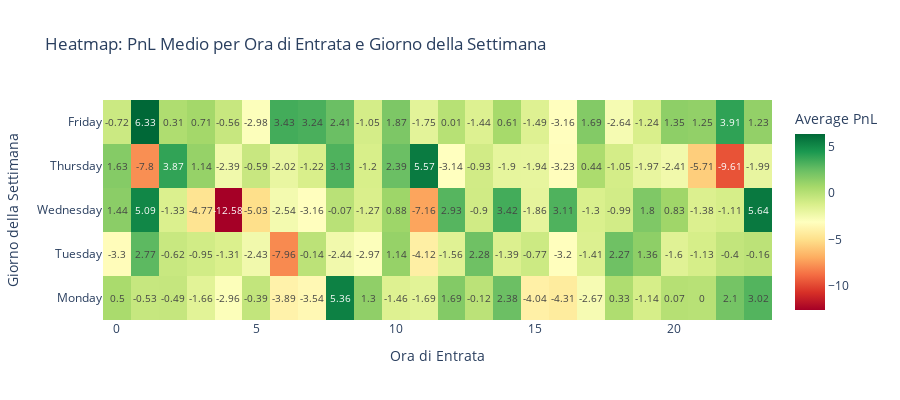
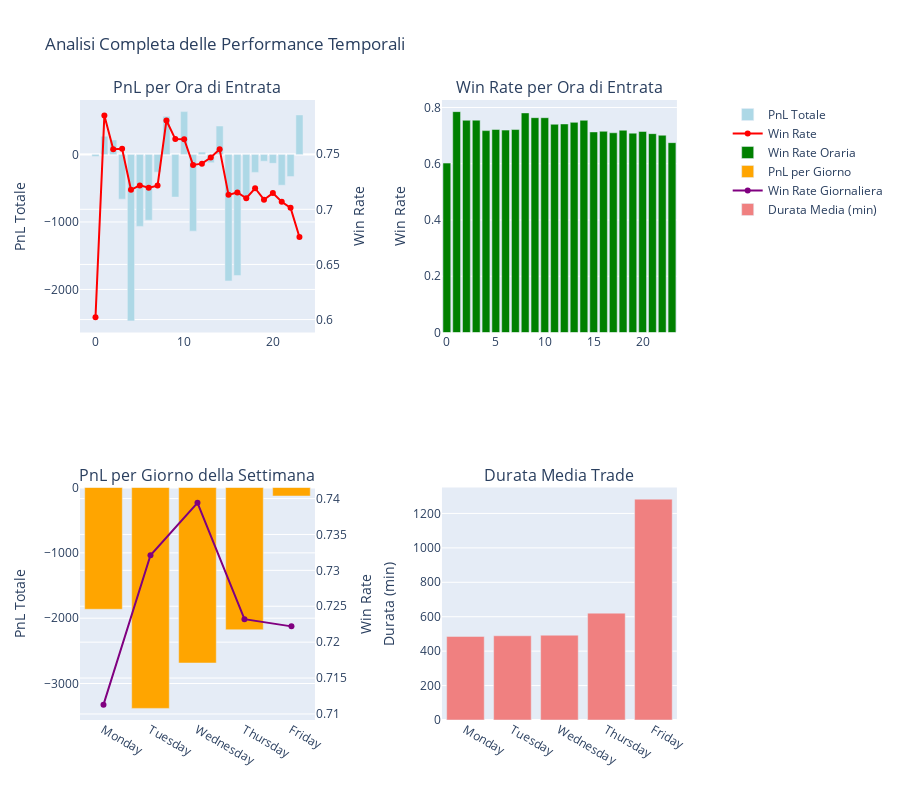
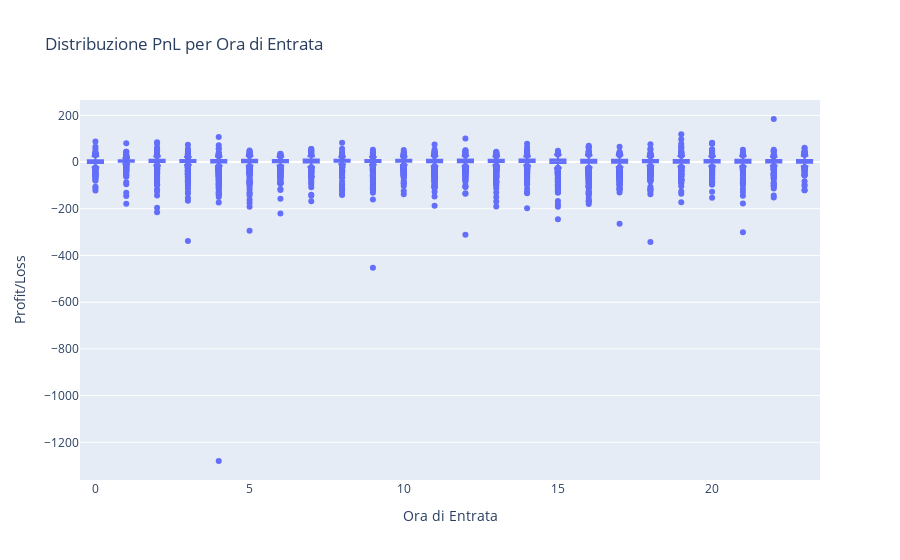
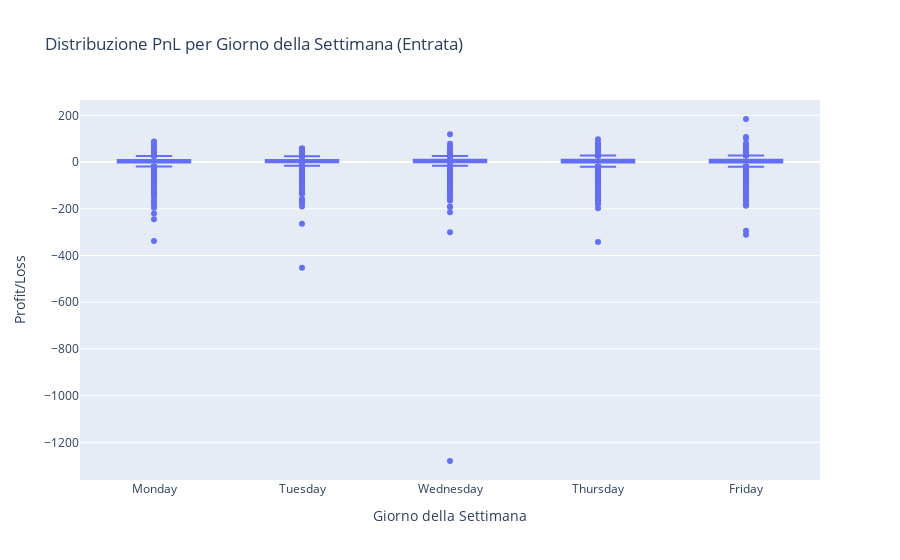

Notebook source saved alongside these figures, in order:
### Code cell
if not trades_df.empty:
    # 1. Heatmap del PnL medio per ora di entrata e giorno della settimana
    pivot_data = trades_analysis.groupby(['entry_day_of_week_num', 'entry_hour'])['PnL'].mean().reset_index()
    pivot_matrix = pivot_data.pivot(index='entry_day_of_week_num', columns='entry_hour', values='PnL')
    
    # Sostituisci i numeri dei giorni con i nomi
    day_names = ['Monday', 'Tuesday', 'Wednesday', 'Thursday', 'Friday', 'Saturday', 'Sunday']
    pivot_matrix.index = [day_names[i] if i < len(day_names) else f'Day_{i}' for i in pivot_matrix.index]
    
    fig_heatmap = go.Figure(data=go.Heatmap(
        z=pivot_matrix.values,
        x=pivot_matrix.columns,
        y=pivot_matrix.index,
        colorscale='RdYlGn',
        colorbar=dict(title="Average PnL"),
        hoverongaps=False,
        text=pivot_matrix.values.round(2),
        texttemplate="%{text}",
        textfont={"size": 10}
    ))
    
    fig_heatmap.update_layout(
        title="Heatmap: PnL Medio per Ora di Entrata e Giorno della Settimana",
        xaxis_title="Ora di Entrata",
        yaxis_title="Giorno della Settimana",
        height=400
    )
    
    fig_heatmap.show()
    
    # 2. Grafici multipli con subplots
    fig = make_subplots(
        rows=2, cols=2,
        subplot_titles=('PnL per Ora di Entrata', 'Win Rate per Ora di Entrata', 
                       'PnL per Giorno della Settimana', 'Durata Media Trade'),
        specs=[[{"secondary_y": True}, {"secondary_y": False}],
               [{"secondary_y": True}, {"secondary_y": False}]]
    )
    
    # Subplot 1: PnL per ora (bar + line per win rate)
    fig.add_trace(
        go.Bar(x=hourly_entry_stats['entry_hour'], y=hourly_entry_stats['PnL_sum'], 
               name='PnL Totale', marker_color='lightblue'),
        row=1, col=1
    )
    fig.add_trace(
        go.Scatter(x=hourly_entry_stats['entry_hour'], y=hourly_entry_stats['is_winner_mean'], 
                   mode='lines+markers', name='Win Rate', line=dict(color='red')),
        row=1, col=1, secondary_y=True
    )
    
    # Subplot 2: Win rate per ora
    fig.add_trace(
        go.Bar(x=hourly_entry_stats['entry_hour'], y=hourly_entry_stats['is_winner_mean'], 
               name='Win Rate Oraria', marker_color='green'),
        row=1, col=2
    )
    
    # Subplot 3: PnL per giorno della settimana
    fig.add_trace(
        go.Bar(x=daily_entry_stats['entry_day_of_week'], y=daily_entry_stats['PnL_sum'], 
               name='PnL per Giorno', marker_color='orange'),
        row=2, col=1
    )
    fig.add_trace(
        go.Scatter(x=daily_entry_stats['entry_day_of_week'], y=daily_entry_stats['is_winner_mean'], 
                   mode='lines+markers', name='Win Rate Giornaliera', line=dict(color='purple')),
        row=2, col=1, secondary_y=True
    )
    
    # Subplot 4: Durata media trade per giorno
    fig.add_trace(
        go.Bar(x=daily_entry_stats['entry_day_of_week'], y=daily_entry_stats['trade_duration_minutes_mean'], 
               name='Durata Media (min)', marker_color='lightcoral'),
        row=2, col=2
    )
    
    # Update layout
    fig.update_layout(
        title_text="Analisi Completa delle Performance Temporali",
        showlegend=True,
        height=800
    )
    
    # Update y-axes titles
    fig.update_yaxes(title_text="PnL Totale", row=1, col=1)
    fig.update_yaxes(title_text="Win Rate", row=1, col=1, secondary_y=True)
    fig.update_yaxes(title_text="Win Rate", row=1, col=2)
    fig.update_yaxes(title_text="PnL Totale", row=2, col=1)
    fig.update_yaxes(title_text="Win Rate", row=2, col=1, secondary_y=True)
    fig.update_yaxes(title_text="Durata (min)", row=2, col=2)
    
    fig.show()
    
    # 3. Box plot del PnL per ora di entrata
    fig_box_hour = px.box(trades_analysis, x='entry_hour', y='PnL', 
                          title='Distribuzione PnL per Ora di Entrata',
                          labels={'entry_hour': 'Ora di Entrata', 'PnL': 'Profit/Loss'})
    fig_box_hour.show()
    
    # 4. Box plot del PnL per giorno della settimana
    fig_box_day = px.box(trades_analysis, x='entry_day_of_week', y='PnL',
                         category_orders={'entry_day_of_week': day_names},
                         title='Distribuzione PnL per Giorno della Settimana (Entrata)',
                         labels={'entry_day_of_week': 'Giorno della Settimana', 'PnL': 'Profit/Loss'})
    fig_box_day.show()
    
    # 5. Scatter plot: Relazione tra ora di entrata e PnL
    fig_scatter = px.scatter(trades_analysis, x='entry_hour', y='PnL', color='entry_day_of_week',
                            size='trade_duration_minutes',
                            title='Relazione tra Ora di Entrata, PnL e Durata Trade',
                            labels={'entry_hour': 'Ora di Entrata', 'PnL': 'Profit/Loss'},
                            category_orders={'entry_day_of_week': day_names})
    fig_scatter.show()
    
    # 6. Analisi Long vs Short per ora del giorno
    long_short_hourly = trades_analysis.groupby(['entry_hour', 'is_long']).agg({
        'PnL': ['count', 'mean', 'sum'],
        'is_winner': 'mean'
    }).round(4)
    
    long_short_hourly.columns = ['_'.join(col).strip() for col in long_short_hourly.columns.values]
    long_short_hourly = long_short_hourly.reset_index()
    
    fig_long_short = go.Figure()
    
    # Trade Long
    long_data = long_short_hourly[long_short_hourly['is_long'] == True]
    fig_long_short.add_trace(go.Bar(
        x=long_data['entry_hour'],
        y=long_data['PnL_sum'],
        name='Long Trades',
        marker_color='green',
        opacity=0.7
    ))
    
    # Trade Short
    short_data = long_short_hourly[long_short_hourly['is_long'] == False]
    fig_long_short.add_trace(go.Bar(
        x=short_data['entry_hour'],
        y=short_data['PnL_sum'],
        name='Short Trades',
        marker_color='red',
        opacity=0.7
    ))
    
    fig_long_short.update_layout(
        title='PnL per Ora: Confronto Long vs Short Trades',
        xaxis_title='Ora di Entrata',
        yaxis_title='PnL Totale',
        barmode='group'
    )
    fig_long_short.show()
    
    # 7. Heatmap della Win Rate per ora e giorno
    pivot_winrate = trades_analysis.groupby(['entry_day_of_week_num', 'entry_hour'])['is_winner'].mean().reset_index()
    pivot_winrate_matrix = pivot_winrate.pivot(index='entry_day_of_week_num', columns='entry_hour', values='is_winner')
    pivot_winrate_matrix.index = [day_names[i] if i < len(day_names) else f'Day_{i}' for i in pivot_winrate_matrix.index]
    
    fig_winrate_heatmap = go.Figure(data=go.Heatmap(
        z=pivot_winrate_matrix.values * 100,  # Convert to percentage
        x=pivot_winrate_matrix.columns,
        y=pivot_winrate_matrix.index,
        colorscale='RdYlGn',
        colorbar=dict(title="Win Rate (%)"),
        text=np.round(pivot_winrate_matrix.values * 100, 1),
        texttemplate="%{text}%",
        textfont={"size": 10}
    ))
    
    fig_winrate_heatmap.update_layout(
        title="Heatmap: Win Rate (%) per Ora di Entrata e Giorno della Settimana",
        xaxis_title="Ora di Entrata",
        yaxis_title="Giorno della Settimana",
        height=400
    )
    
    fig_winrate_heatmap.show()
    
    print("\n=== STATISTICHE RIASSUNTIVE ===")
    print(f"Migliore ora per PnL medio: {hourly_entry_stats.loc[hourly_entry_stats['PnL_mean'].idxmax(), 'entry_hour']}:00")
    print(f"Migliore giorno per PnL totale: {daily_entry_stats.loc[daily_entry_stats['PnL_sum'].idxmax(), 'entry_day_of_week']}")
    print(f"Migliore ora per Win Rate: {hourly_entry_stats.loc[hourly_entry_stats['is_winner_mean'].idxmax(), 'entry_hour']}:00")
    print(f"Migliore giorno per Win Rate: {daily_entry_stats.loc[daily_entry_stats['is_winner_mean'].idxmax(), 'entry_day_of_week']}")
    
else:
    print("Nessun trade disponibile per l'analisi temporale.")

### Figure 1 — Plotly figure (JSON) as saved in the notebook; plotly's stock layout.template omitted (floating-point values rounded to 4 significant figures)
{"data": [{"colorbar": {"title": {"text": "Average PnL"}}, "colorscale": [[0, "rgb(165,0,38)"], [0.1, "rgb(215,48,39)"], [0.2, "rgb(244,109,67)"], [0.3, "rgb(253,174,97)"], [0.4, "rgb(254,224,139)"], [0.5, "rgb(255,255,191)"], [0.6, "rgb(217,239,139)"], [0.7, "rgb(166,217,106)"], [0.8, "rgb(102,189,99)"], [0.9, "rgb(26,152,80)"], [1, "rgb(0,104,55)"]], "hoverongaps": false, "text": [[0.5, -0.53, -0.49, -1.66, -2.96, -0.39, -3.89, -3.54, 5.36, 1.3, -1.46, -1.69, 1.69, -0.12, 2.38, -4.04, -4.31, -2.67, 0.33, -1.14, 0.07, -0.0, 2.1, 3.02], [-3.3, 2.77, -0.62, -0.95, -1.31, -2.43, -7.96, -0.14, -2.44, -2.97, 1.14, -4.12, -1.56, 2.28, -1.39, -0.77, -3.2, -1.41, 2.27, 1.36, -1.6, -1.13, -0.4, -0.16], [1.44, 5.09, -1.33, -4.77, -12.58, -5.03, -2.54, -3.16, -0.07, -1.27, 0.88, -7.16, 2.93, -0.9, 3.42, -1.86, 3.11, -1.3, -0.99, 1.8, 0.83, -1.38, -1.11, 5.64], [1.63, -7.8, 3.87, 1.14, -2.39, -0.59, -2.02, -1.22, 3.13, -1.2, 2.39, 5.57, -3.14, -0.93, -1.9, -1.94, -3.23, 0.44, -1.05, -1.97, -2.41, -5.71, -9.61, -1.99], [-0.72, 6.33, 0.31, 0.71, -0.56, -2.98, 3.43, 3.24, 2.41, -1.05, 1.87, -1.75, 0.01, -1.44, 0.61, -1.49, -3.16, 1.69, -2.64, -1.24, 1.35, 1.25, 3.91, 1.23]], "textfont": {"size": 10}, "texttemplate": "%{text}", "type": "heatmap", "x": [0, 1, 2, 3, 4, 5, 6, 7, 8, 9, 10, 11, 12, 13, 14, 15, 16, 17, 18, 19, 20, 21, 22, 23], "y": ["Monday", "Tuesday", "Wednesday", "Thursday", "Friday"], "z": [[0.5014, -0.5346, -0.493, -1.661, -2.957, -0.3904, -3.893, -3.537, 5.362, 1.299, -1.463, -1.685, 1.693, -0.1228, 2.38, -4.043, -4.307, -2.675, 0.3336, -1.141, 0.07121, -0.00303, 2.096, 3.024], [-3.304, 2.771, -0.6163, -0.9511, -1.313, -2.426, -7.958, -0.1438, -2.439, -2.967, 1.141, -4.12, -1.562, 2.284, -1.392, -0.7702, -3.197, -1.406, 2.267, 1.356, -1.596, -1.134, -0.3982, -0.1577], [1.443, 5.091, -1.335, -4.772, -12.58, -5.029, -2.541, -3.164, -0.06588, -1.267, 0.8795, -7.164, 2.934, -0.902, 3.419, -1.864, 3.112, -1.302, -0.9872, 1.797, 0.8306, -1.38, -1.11, 5.642], [1.627, -7.804, 3.874, 1.141, -2.387, -0.5897, -2.018, -1.218, 3.126, -1.201, 2.393, 5.57, -3.14, -0.9315, -1.896, -1.937, -3.233, 0.4401, -1.049, -1.97, -2.408, -5.707, -9.609, -1.992], [-0.7184, 6.327, 0.3067, 0.7068, -0.5566, -2.981, 3.426, 3.24, 2.411, -1.048, 1.87, -1.751, 0.01078, -1.437, 0.6086, -1.487, -3.16, 1.686, -2.639, -1.239, 1.354, 1.254, 3.911, 1.232]]}], "layout": {"height": 400, "title": {"text": "Heatmap: PnL Medio per Ora di Entrata e Giorno della Settimana"}, "xaxis": {"title": {"text": "Ora di Entrata"}}, "yaxis": {"title": {"text": "Giorno della Settimana"}}}}

### Figure 2 — Plotly figure (JSON) as saved in the notebook; plotly's stock layout.template omitted (floating-point values rounded to 4 significant figures)
{"data": [{"marker": {"color": "lightblue"}, "name": "PnL Totale", "type": "bar", "x": [0, 1, 2, 3, 4, 5, 6, 7, 8, 9, 10, 11, 12, 13, 14, 15, 16, 17, 18, 19, 20, 21, 22, 23], "xaxis": "x", "y": [-29.6, 269.9, 215.9, -662.4, -2466.0, -1066.0, -974.4, -262.0, 564.6, -632.1, 634.7, -1137.0, 34.8, -122.8, 421.7, -1874.0, -1794.0, -661.2, -266.2, -100.5, -132.0, -456.0, -327.6, 585.7], "yaxis": "y"}, {"line": {"color": "red"}, "mode": "lines+markers", "name": "Win Rate", "type": "scatter", "x": [0, 1, 2, 3, 4, 5, 6, 7, 8, 9, 10, 11, 12, 13, 14, 15, 16, 17, 18, 19, 20, 21, 22, 23], "xaxis": "x", "y": [0.6022, 0.7852, 0.7545, 0.7549, 0.7177, 0.7217, 0.7195, 0.7215, 0.7806, 0.7637, 0.7636, 0.7403, 0.7414, 0.747, 0.7544, 0.7131, 0.7153, 0.71, 0.7191, 0.7087, 0.7147, 0.7069, 0.7013, 0.6749], "yaxis": "y2"}, {"marker": {"color": "green"}, "name": "Win Rate Oraria", "type": "bar", "x": [0, 1, 2, 3, 4, 5, 6, 7, 8, 9, 10, 11, 12, 13, 14, 15, 16, 17, 18, 19, 20, 21, 22, 23], "xaxis": "x2", "y": [0.6022, 0.7852, 0.7545, 0.7549, 0.7177, 0.7217, 0.7195, 0.7215, 0.7806, 0.7637, 0.7636, 0.7403, 0.7414, 0.747, 0.7544, 0.7131, 0.7153, 0.71, 0.7191, 0.7087, 0.7147, 0.7069, 0.7013, 0.6749], "yaxis": "y3"}, {"marker": {"color": "orange"}, "name": "PnL per Giorno", "type": "bar", "x": ["Monday", "Tuesday", "Wednesday", "Thursday", "Friday"], "xaxis": "x3", "y": [-1863.0, -3380.0, -2686.0, -2177.0, -130.1], "yaxis": "y4"}, {"line": {"color": "purple"}, "mode": "lines+markers", "name": "Win Rate Giornaliera", "type": "scatter", "x": ["Monday", "Tuesday", "Wednesday", "Thursday", "Friday"], "xaxis": "x3", "y": [0.7113, 0.7321, 0.7394, 0.7232, 0.7222], "yaxis": "y5"}, {"marker": {"color": "lightcoral"}, "name": "Durata Media (min)", "type": "bar", "x": ["Monday", "Tuesday", "Wednesday", "Thursday", "Friday"], "xaxis": "x4", "y": [485.6, 489.3, 492.6, 620.8, 1283.0], "yaxis": "y6"}], "layout": {"annotations": [{"font": {"size": 16}, "showarrow": false, "text": "PnL per Ora di Entrata", "x": 0.185, "xanchor": "center", "xref": "paper", "y": 1, "yanchor": "bottom", "yref": "paper"}, {"font": {"size": 16}, "showarrow": false, "text": "Win Rate per Ora di Entrata", "x": 0.755, "xanchor": "center", "xref": "paper", "y": 1, "yanchor": "bottom", "yref": "paper"}, {"font": {"size": 16}, "showarrow": false, "text": "PnL per Giorno della Settimana", "x": 0.185, "xanchor": "center", "xref": "paper", "y": 0.375, "yanchor": "bottom", "yref": "paper"}, {"font": {"size": 16}, "showarrow": false, "text": "Durata Media Trade", "x": 0.755, "xanchor": "center", "xref": "paper", "y": 0.375, "yanchor": "bottom", "yref": "paper"}], "height": 800, "showlegend": true, "title": {"text": "Analisi Completa delle Performance Temporali"}, "xaxis": {"anchor": "y", "domain": [0, 0.37]}, "xaxis2": {"anchor": "y3", "domain": [0.57, 0.94]}, "xaxis3": {"anchor": "y4", "domain": [0, 0.37]}, "xaxis4": {"anchor": "y6", "domain": [0.57, 0.94]}, "yaxis": {"anchor": "x", "domain": [0.625, 1], "title": {"text": "PnL Totale"}}, "yaxis2": {"anchor": "x", "overlaying": "y", "side": "right", "title": {"text": "Win Rate"}}, "yaxis3": {"anchor": "x2", "domain": [0.625, 1], "title": {"text": "Win Rate"}}, "yaxis4": {"anchor": "x3", "domain": [0, 0.375], "title": {"text": "PnL Totale"}}, "yaxis5": {"anchor": "x3", "overlaying": "y4", "side": "right", "title": {"text": "Win Rate"}}, "yaxis6": {"anchor": "x4", "domain": [0, 0.375], "title": {"text": "Durata (min)"}}}}

### Figure 3 — Plotly figure (JSON) as saved in the notebook; plotly's stock layout.template omitted (floating-point values rounded to 4 significant figures; data arrays with more than 128 entries replaced by an {"elided": "..."} marker saying what was removed)
{"data": [{"alignmentgroup": "True", "hovertemplate": "Ora di Entrata=%{x}<br>Profit/Loss=%{y}<extra></extra>", "legendgroup": "", "marker": {"color": "#636efa"}, "name": "", "notched": false, "offsetgroup": "", "orientation": "v", "showlegend": false, "type": "box", "x": {"elided": "12194 int values"}, "x0": " ", "xaxis": "x", "y": {"elided": "12194 float values"}, "y0": " ", "yaxis": "y"}], "layout": {"boxmode": "group", "legend": {"tracegroupgap": 0}, "title": {"text": "Distribuzione PnL per Ora di Entrata"}, "xaxis": {"anchor": "y", "domain": [0, 1], "title": {"text": "Ora di Entrata"}}, "yaxis": {"anchor": "x", "domain": [0, 1], "title": {"text": "Profit/Loss"}}}}

### Figure 4 — Plotly figure (JSON) as saved in the notebook; plotly's stock layout.template omitted (floating-point values rounded to 4 significant figures; data arrays with more than 128 entries replaced by an {"elided": "..."} marker saying what was removed)
{"data": [{"alignmentgroup": "True", "hovertemplate": "Giorno della Settimana=%{x}<br>Profit/Loss=%{y}<extra></extra>", "legendgroup": "", "marker": {"color": "#636efa"}, "name": "", "notched": false, "offsetgroup": "", "orientation": "v", "showlegend": false, "type": "box", "x": {"elided": "12194 str values"}, "x0": " ", "xaxis": "x", "y": {"elided": "12194 float values"}, "y0": " ", "yaxis": "y"}], "layout": {"boxmode": "group", "legend": {"tracegroupgap": 0}, "title": {"text": "Distribuzione PnL per Giorno della Settimana (Entrata)"}, "xaxis": {"anchor": "y", "categoryarray": ["Monday", "Tuesday", "Wednesday", "Thursday", "Friday", "Saturday", "Sunday"], "categoryorder": "array", "domain": [0, 1], "title": {"text": "Giorno della Settimana"}}, "yaxis": {"anchor": "x", "domain": [0, 1], "title": {"text": "Profit/Loss"}}}}
